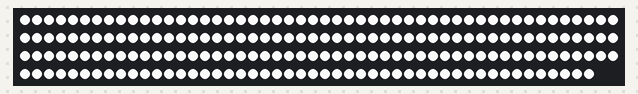
The sketch below on a simulated Arduino Uno, built with avr-gcc and run on an emulated ATmega328P. Parts: 198 RGB LEDs in strip order, left to right, continuing on the next row.

Above: at 0.1 s.

The sketch:

basic_white.ino
```cpp
#include <FastLED.h>

#define LED_PIN     4
#define NUM_LEDS    198
#define BRIGHTNESS  255
#define LED_TYPE    WS2812B
#define COLOR_ORDER GRB
CRGB leds[NUM_LEDS];

void setup() {
  FastLED.addLeds<LED_TYPE, LED_PIN, COLOR_ORDER>(leds, NUM_LEDS);
  FastLED.setBrightness(BRIGHTNESS);

  // Power limit: 5V, 8000mA (modify as per your power supply)
  FastLED.setMaxPowerInVoltsAndMilliamps(5, 8000);
}

void loop() {
  fill_solid(leds, NUM_LEDS, CRGB::White);
  FastLED.show();
  delay(1000);
}
```
